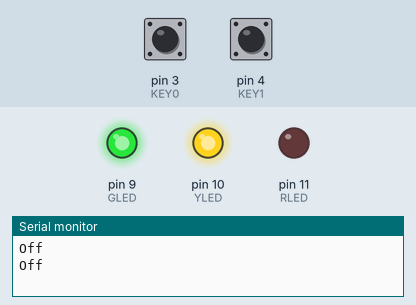
Bench run of a sketch on a simulated Arduino Uno, built with avr-gcc and run on an emulated ATmega328P. On the bench: output pins drawn as LEDs (lit = HIGH), the last lines printed to the serial monitor. Inputs (shaded band) come from the test bench; at power-on: pin 3 (KEY0) HIGH, pin 4 (KEY1) HIGH.

Above: at 1.2 s.
1.3 s: pin 3 (KEY0) pulled LOW for 0.15 s
At 2.0 s:
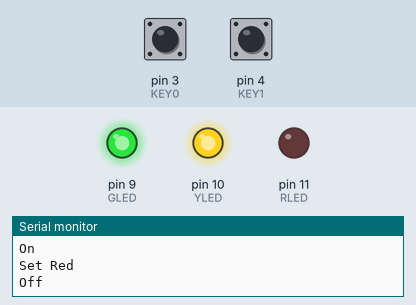
2.9 s: pin 3 (KEY0) pulled LOW for 1 s
At 4.2 s:
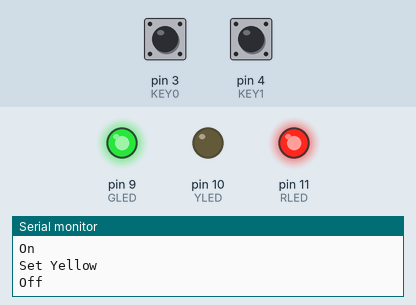
5.4 s: pin 3 (KEY0) pulled LOW for 0.15 s
At 6.1 s:
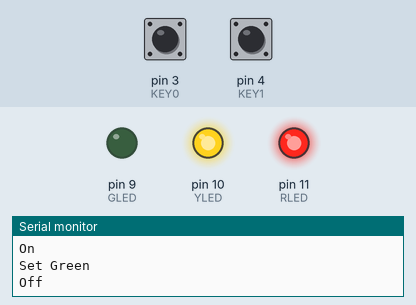
Timing chart, 0 to 8.4 s (numbered marks = the images above; inputs shaded):
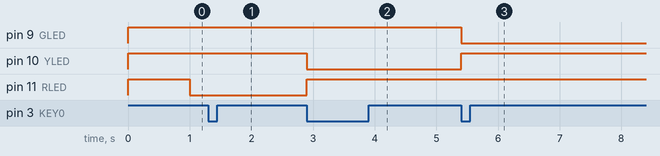

Measured:
- after the input at 1.3 s, pin 10 (YLED): stays HIGH (without the input it goes to LOW after 0.70 s); pin 11 (RLED): stays LOW (without the input it goes to HIGH after 0.70 s)
- after the input at 2.9 s, pin 10 (YLED): HIGH → LOW at once; pin 11 (RLED): LOW → HIGH at once
- after the input at 5.4 s, pin 9 (GLED): HIGH → LOW at once; pin 10 (YLED): LOW → HIGH at once

The sketch:

PROJ_TLight2.ino
```cpp
#include "MPublic.h"
#include <TimerOne.h>
#include "Test.h"
#include "TLight.h"
#include "Key.h"
#include "KCon.h"

void fTimerIsr(void);

void setup() {
  Serial.begin(9600);
  Timer1.initialize(1000000);         // set timer=1000000 us = 1s
  Timer1.attachInterrupt(fTimerIsr);  // attach ISR here
  //------------

  //fTestOpen();
  fTLightOpen();
  fKeyOpen();
  fKConOpen();
}

void loop() {

  schZone = true;
  //fTestRun();
  fTLightRun();
  fKeyRun();
  fKConRun();
}

void fTimerIsr(void) {

  schZone = false;
  //fTestRun();
  fTLightRun();
}
```

KCon.h
```cpp
extern "C" {tByte fKConOpen(void);}
extern "C" {void fKConRun(void);}
```

KCon.ino
```cpp
/*
  SW1 : Select a LED for setting its delay time (round robin) or
        End of setting
  SW2 : Increase delay of the selected LED (round robin) or
        Reset all LEDs' delay times.
*/
typedef struct {
  tByte   state;
  tByte   tabEn;
} tKCon;

tKCon  m_KCon;

//- State Machines ----------------------------------

tByte fKConState0(tKCon *m) {
  tByte   k;

  if (fKeyHit()) {
    k=fKeyGet();
    switch (k) {
      case 0x00: m->tabEn=1; fTLightTab(); break;
      case 0x01:
        if (m->tabEn) {fTLightInc(); m->state=1;} else fTLightReset();
        break;
    }
  }
  return 0;
}

tByte fKConState1(tKCon *m) {
  tByte   k;

  if (fKeyHit()) {
    k=fKeyGet();
    switch (k) {
      case 0x00: fTLightDone(); m->tabEn=0; m->state=0; break;
      case 0x01: fTLightInc(); break;
    }
  }
  return 0;
}

tByte fKConEntry(tKCon *m) {

  switch (m->state) {
    case 0 : fKConState0(m); break;
    case 1 : fKConState1(m); break;
    default : break;
  }

  return 0;
}

//--------------------------------------------------

tByte fKConOpen(void) {

  m_KCon.tabEn = 0;
  //-------------------------
  m_KCon.state=0;

  return 0;
}

void fKConRun(void) {

  fKConEntry(&m_KCon);
}
```

Key.h
```cpp
extern "C" {tByte fKeyHit(void);}
extern "C" {tByte fKeyGet(void);}
extern "C" {tByte fKeyAreAllKeyRdy(void);}
extern "C" {tByte fKeyRd(tByte k);}

extern "C" {tByte fKeyOpen(void);}
extern "C" {void fKeyRun(void);}

//== Mapping I/Os to Switches ==================
#define KEY0  3
#define KEY1  4
```

Key.ino
```cpp
#define MAX_KEY   2     // # of keys
#define BUF_SIZE  4     // Buffer Size
#define MAX_DBC   10    // # of deboucing

typedef struct {
  tByte   buf[BUF_SIZE];
  tByte   head;
  tByte   tail;
} tBuf;

typedef struct {
  tByte   state;

  tWord   port;
  tByte   id;
  tByte   sts;   // Key status: 1=close(on), 0=open(off)
  tWord   cnt;
  tWord   ver;
  tByte   sem;
} tKey;


tKey m_key[MAX_KEY];
tBuf kbuf;

//= functions ================================================================

tByte fKeyIsBufFull(void) {
  tByte   next;

  next=(tByte)((kbuf.head+1)%BUF_SIZE);
  if (next==kbuf.tail) return 1;
  return 0;
}

tByte fKeyIsBufEmpty(void) {
  if (kbuf.head==kbuf.tail) return 1;
  return 0;
}

tByte fKeyBufIn(tByte id) {
  if (fKeyIsBufFull()) return bNull;
  kbuf.buf[kbuf.head]=id;
  kbuf.head=(tByte)((kbuf.head+1)%BUF_SIZE);
  return 0;
}

tByte fKeyBufOut(void) {
  tByte   k;

  if (fKeyIsBufEmpty()) return bNull;
  k=kbuf.buf[kbuf.tail];
  kbuf.tail=(tByte)((kbuf.tail+1)%BUF_SIZE);
  return k;
}

//= State Machines ===========================================================

tByte fKeyState0(tKey *m) {

  if (!digitalRead(m->port)) {
    m->cnt++;
    m->ver=0;
    if (m->cnt>=MAX_DBC) {
      m->sts=sON;      // Set key state on
      m->cnt=0;
      if (m->sem) {Serial.println("On");fKeyBufIn(m->id);m->sem=0;}
    }
  } else {
    m->cnt=0;
    m->ver++;
    if (m->ver>=MAX_DBC) {
      m->ver=0;
      m->sem=1;
      m->state=1;
    }
  }
  return 0;
}

tByte fKeyState1(tKey *m) {

  if (digitalRead(m->port)) {
    m->cnt++;
    m->ver=0;
    if (m->cnt>=MAX_DBC) {
      m->sts=sOFF;     // Set key state off
      m->cnt=0;
      if (m->sem) {Serial.println("Off");fKeyBufIn(m->id | 0x80);m->sem=0;}
    }
  } else {
    m->cnt=0;
    m->ver++;
    if (m->ver>=MAX_DBC) {
      m->ver=0;
      m->sem=1;
      m->state=0;
    }
  }
  return 0;
}

tByte fKeyEntry(tKey *m) {

  switch (m->state) {
    case 0 : fKeyState0(m);break;
    case 1 : fKeyState1(m);break;
    default : break;
  }
  return 0;
}


//= Public functions =========================================================

tByte fKeyHit(void) {
  if (fKeyIsBufEmpty()) return 0; else return 1;
}

tByte fKeyGet(void) {
  return fKeyBufOut();
}

tByte fKeyAreAllKeyRdy(void) {
  tByte   i;

  for (i=0;i<MAX_KEY;i++) {
    if (m_key[i].sts==sIDL) return 0;
  }

  return 1;
}

// Read Key Status, k=key number
tByte fKeyRd(tByte k) {
  if (k>MAX_KEY-1) return bNull;
  return m_key[k].sts;
}

//------------------------------------

tByte fKeyOpen(void) {
  tByte   i;

  pinMode(KEY0,INPUT_PULLUP);
  pinMode(KEY1,INPUT_PULLUP);

  //- Assign Key Port ------
  m_key[0].port=KEY0;
  m_key[1].port=KEY1;
  //m_key[2].port=KEY2;
  //m_key[3].port=KEY3;

  //- Initialize -----------
  kbuf.head=0;
  kbuf.tail=0;
  for (i=0;i<MAX_KEY;i++) {
    if (digitalRead(m_key[i].port)) m_key[i].state=1; else m_key[i].state=0;
    m_key[i].id=i;
    m_key[i].sts=sIDL;
    m_key[i].cnt=0;
    m_key[i].ver=0;
    m_key[i].sem=1;
  }

  return 0;
}

void fKeyRun(void) {
  tByte   i;

  for (i=0;i<MAX_KEY;i++) {
    fKeyEntry(&m_key[i]);
  }
}
```

MPublic.h
```cpp
#define tByte   unsigned char   // 8  Bits
#define tWord   unsigned int    // 16 Bits
#define tDWord  unsigned long   // 32 Bits

#define tFloat  float

#define bNull   0xFF
#define wNull   0xFFFF
#define dNull   0xFFFFFFFF
#define pNull   NULL

boolean schZone;       /* Dividing 2 scheduling spaces
                        true = normal scheduling
                        false = timer scheduling */

//== Switch States =====================
#define sON    1       // Switch state=ON
#define sOFF   0       // Switch state=OFF
#define sIDL   bNull   // Switch state=IDLE
```

TLight.h
```cpp
extern "C" {tByte fTLightOpen(void);}
extern "C" {void fTLightRun(void);}

extern "C" {void fTLightTab(void);}
extern "C" {void fTLightInc(void);}
extern "C" {void fTLightDone(void);}
extern "C" {void fTLightReset(void);}
```

TLight.ino
```cpp
// Traffic light module
// D11 -> Red LED, D10 -> Yellow LED, D9 -> Green LED
#define RLED  11
#define YLED  10
#define GLED  9

#define RDLY  1       // Default red LED's delay
#define YDLY  1       // Default yellow LED's delay
#define GDLY  1       // Default green LED's delay
#define MDLY  10      // Max delay

typedef struct {
  tByte   state;
  tByte   rTime;
  tByte   yTime;
  tByte   gTime;
  tByte   cnt;
  tByte   tab;
} tTLight;

tTLight  m_TLight;

//- State Machine ----------------------------------

tByte fTLightState100(tTLight *m) {

  digitalWrite(GLED,HIGH);
  digitalWrite(RLED,LOW);
  if (m->cnt==m->rTime-1) {
    m->cnt=0;
    m->state=101;
  } else m->cnt++;

  return 0;
}

tByte fTLightState101(tTLight *m) {

  digitalWrite(RLED,HIGH);
  digitalWrite(YLED,LOW);
  if (m->cnt==m->yTime-1) {
    m->cnt=0;
    m->state=102;
  } else m->cnt++;
  return 0;
}

tByte fTLightState102(tTLight *m) {

  digitalWrite(YLED,HIGH);
  digitalWrite(GLED,LOW);
  if (m->cnt==m->gTime-1) {
    m->cnt=0;
    m->state=100;
  } else m->cnt++;
  return 0;
}

tByte fTLightEntry(tTLight *m) {

  if (schZone) { // running in normal scheduling

  } else {       // running in timer scheduling
    switch (m->state) {
      case 100 : fTLightState100(m); break;
      case 101 : fTLightState101(m); break;
      case 102 : fTLightState102(m); break;
      default : break;
    }
  }
  return 0;
}

//--------------------------------------------------

void fTLightTab(void) {

  m_TLight.state=bNull;
  m_TLight.cnt = 0;
  m_TLight.tab++;
  if (m_TLight.tab>2) m_TLight.tab=0;
  switch (m_TLight.tab) {
    case 0 :
      digitalWrite(RLED,LOW);digitalWrite(YLED,HIGH);digitalWrite(GLED,HIGH);
      Serial.println("Set Red");
      break;
    case 1 :
      digitalWrite(RLED,HIGH);digitalWrite(YLED,LOW);digitalWrite(GLED,HIGH);
      Serial.println("Set Yellow");
      break;
    case 2 :
      digitalWrite(RLED,HIGH);digitalWrite(YLED,HIGH);digitalWrite(GLED,LOW);
      Serial.println("Set Green");
      break;
  }
}

void fTLightInc(void) {
  switch (m_TLight.tab) {
    case 0 :
      m_TLight.rTime++; if (m_TLight.rTime>=MDLY) m_TLight.rTime=1;
      Serial.print("Red Delay = ");Serial.println(m_TLight.rTime);
      break;
    case 1 :
      m_TLight.yTime++; if (m_TLight.yTime>=MDLY) m_TLight.yTime=1;
      Serial.print("Yellow Delay = ");Serial.println(m_TLight.yTime);
      break;
    case 2 :
      m_TLight.gTime++; if (m_TLight.gTime>=MDLY) m_TLight.gTime=1;
      Serial.print("Green Delay = ");Serial.println(m_TLight.gTime);
      break;
  }
}

void fTLightReset(void) {
  m_TLight.rTime=RDLY;
  m_TLight.yTime=YDLY;
  m_TLight.gTime=GDLY;
  m_TLight.cnt=0;
  m_TLight.state=100;
  Serial.println("Reset!");
}

void fTLightDone(void) {
  m_TLight.state = 100;
  Serial.println("Done!");
}

//--------------------------------------------------

tByte fTLightOpen(void) {

  //- Set 3 outputs
  pinMode(RLED,OUTPUT);
  pinMode(YLED,OUTPUT);
  pinMode(GLED,OUTPUT);
  //- Turn off all LEDs
  digitalWrite(RLED,HIGH);
  digitalWrite(YLED,HIGH);
  digitalWrite(GLED,HIGH);
  //- Set delay times
  m_TLight.rTime=RDLY;
  m_TLight.yTime=YDLY;
  m_TLight.gTime=GDLY;
  m_TLight.cnt=0;
  m_TLight.tab=2;
  //-------------------------
  m_TLight.state=100;

  return 0;
}

void fTLightRun(void) {

  fTLightEntry(&m_TLight);
}
```

Test.h
```cpp
// Template header file for state machines

extern "C" {tByte fTestOpen(void);}
extern "C" {void fTestRun(void);}
```

Test.ino
```cpp
// Template for state machines

typedef struct {
  tByte   state;

} tTest;

tTest  m_test;

//- State Machines ----------------------------------

tByte fTestState0(tTest *m) {


  return 0;
}

tByte fTestState1(tTest *m) {


  return 0;
}

//---------------------------------

tByte fTestState100(tTest *m) {


  return 0;
}

tByte fTestState101(tTest *m) {


  return 0;
}

tByte fTestEntry(tTest *m) {

  if (schZone) { // running in normal scheduling
    switch (m->state) {
      case 0 : fTestState0(m); break;
      case 1 : fTestState1(m); break;
      default : break;
    }
  } else {       // running in timer scheduling
    switch (m->state) {
      case 100 : fTestState100(m); break;
      case 101 : fTestState101(m); break;
      default : break;
    }
  }
  return 0;
}

//--------------------------------------------------

tByte fTestOpen(void) {


  //-------------------------
  m_test.state=bNull;

  return 0;
}

void fTestRun(void) {

  fTestEntry(&m_test);
}
```
